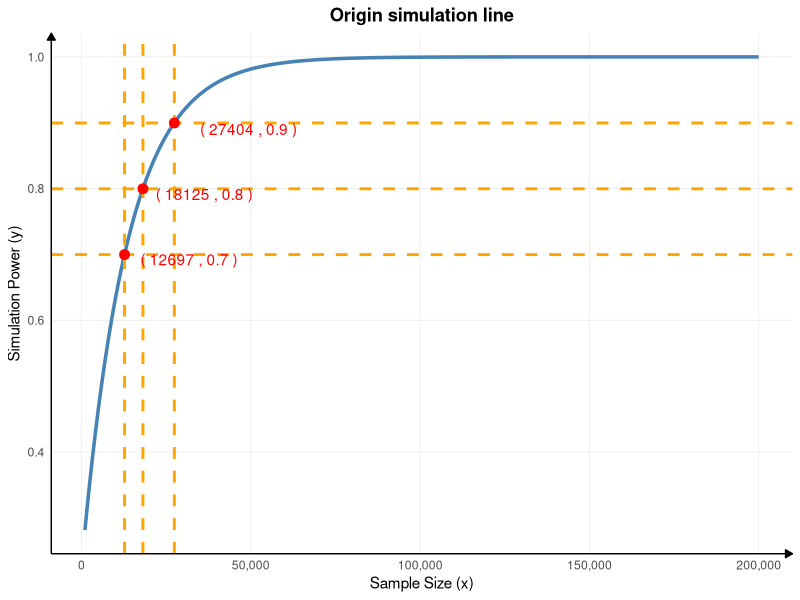
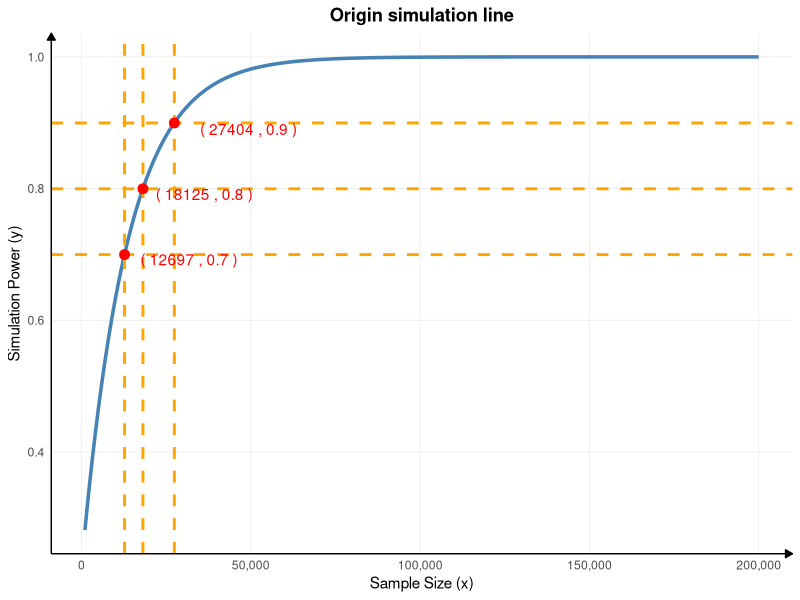

Reproduce these figures in R, in order.
library(ggplot2)
library(dplyr)

find_steady_point <- function(y0, a1, t1, x_range = c(1000, 100000), threshold = 0.001) {
  # Define ExpDesc1
  f <- function(x) {
    y0 + a1 *  exp(-x/t1)
  }
  
  # Define prime
  f_prime <- function(x) {
    -(a1/t1) * exp(-x/t1)
  }
  
  # Set x steps
  x_seq <- seq(x_range[1], x_range[2], length.out = 1000000)
  derivatives <- f_prime(x_seq)
  
  # Find steady index
  steady_index <- which(abs(derivatives) < threshold)[1]
  
  if (!is.na(steady_index)) {
    steady_point <- x_seq[steady_index]
    steady_value <- f(steady_point)
    
    return(list(
      steady_point = steady_point,
      steady_value = steady_value,
      derivative = derivatives[steady_index],
      convergence = TRUE
    ))
  } else {
    min_deriv_index <- which.min(abs(derivatives))
    return(list(
      steady_point = x_seq[min_deriv_index],
      steady_value = f(x_seq[min_deriv_index]),
      derivative = derivatives[min_deriv_index],
      convergence = FALSE
    ))
  }
}

# Set y0, a1, t1 from origin software
y0_origin =45.31447 
a1_origin = -35.09572
t1_origin = 13387.37122

#Calculate steady point
result <- find_steady_point(y0 =y0_origin , a1 = a1_origin, t1 = t1_origin, threshold = 0.000001)
cat("Steady x ≈", round(result$steady_point), "\n")
cat("Steady y值:", round(result$steady_value, 2), "\n")
cat("Derivative:", result$derivative, "\n")

#Prepare spots for ExpDesc1 funtion 
my_function <- function(x, y0, a1, t1) {
  y0 + a1 * exp(-x/t1) 
}
plot_data <- data.frame(
  x = seq(1000, 200000, length.out = 1000)
) %>%
  mutate(y = my_function(x, y0 =y0_origin , a1 = a1_origin, t1 = t1_origin))

#Calculate 0.7, 0.8, 0.9 Power points
steady_point0 <- result$steady_point
steady_value0 <- result$steady_value
steady_point <- -t1_origin*log((0.8*y0_origin-y0_origin)/a1_origin)
steady_point2 <- -t1_origin*log((0.7*y0_origin-y0_origin)/a1_origin)
steady_point3 <- -t1_origin*log((0.9*y0_origin-y0_origin)/a1_origin)
steady_value <- result$steady_value*0.8
steady_value2 <- result$steady_value*0.7
steady_value3 <- result$steady_value*0.9


#Plot by Simulation Power y/y0_origin
p <- ggplot(plot_data, aes(x = x, y = y/y0_origin)) +
  geom_line(color = "steelblue", linewidth = 1.2) +
  # Add 80% power point
  geom_vline(xintercept = steady_point, linetype = "dashed", color = "orange", linewidth = 1) +
  geom_hline(yintercept = steady_value/y0_origin, linetype = "dashed", color = "orange", linewidth = 1) +
  geom_point(data = data.frame(x = steady_point, y = steady_value/y0_origin), 
             aes(x = x, y = y), color = "red", size = 3) +
  # Add 70% power point
  geom_vline(xintercept = steady_point2, linetype = "dashed", color = "orange", linewidth = 1) +
  geom_hline(yintercept = steady_value2/y0_origin, linetype = "dashed", color = "orange", linewidth = 1) +
  geom_point(data = data.frame(x = steady_point2, y = steady_value2/y0_origin), 
             aes(x = x, y = y), color = "red", size = 3) +
  # Add 90% power point
  geom_vline(xintercept = steady_point3, linetype = "dashed", color = "orange", linewidth = 1) +
  geom_hline(yintercept = steady_value3/y0_origin, linetype = "dashed", color = "orange", linewidth = 1) +
  geom_point(data = data.frame(x = steady_point3, y = steady_value3/y0_origin), 
             aes(x = x, y = y), color = "red", size = 3) +
  labs(
    title = "Origin simulation line",
    x = "Sample Size (x)",
    y = "Simulation Power (y)"
  ) +
  theme_minimal() +
  theme(
    plot.title = element_text(hjust = 0.5, face = "bold"),
    axis.line = element_line(linewidth = 0.5, arrow = arrow(type = "closed", length = unit(0.2, "cm"))),
    panel.grid.major = element_line(color = "gray90", linewidth = 0.2),
    panel.grid.minor = element_blank()
  ) +
  scale_x_continuous(labels = scales::comma) +
  # Add coordinates
  annotate("text", x = steady_point * 2, y = steady_value * 0.990/y0_origin, 
           label = paste("(", round(steady_point), ",", round(steady_value/y0_origin, 1), ")"), 
           color = "red") +
  annotate("text", x = steady_point2 * 2.5, y = steady_value2 * 0.990/y0_origin, 
           label = paste("(", round(steady_point2), ",", round(steady_value2/y0_origin, 1), ")"), 
           color = "red") +
  annotate("text", x = steady_point3 * 1.8, y = steady_value3 * 0.990/y0_origin, 
           label = paste("(", round(steady_point3), ",", round(steady_value3/y0_origin, 1), ")"), 
           color = "red")

print(p) 
ggsave('D:\\生信\\ctDRTF\\Revision\\Origin_simulation_line.pdf',p)










